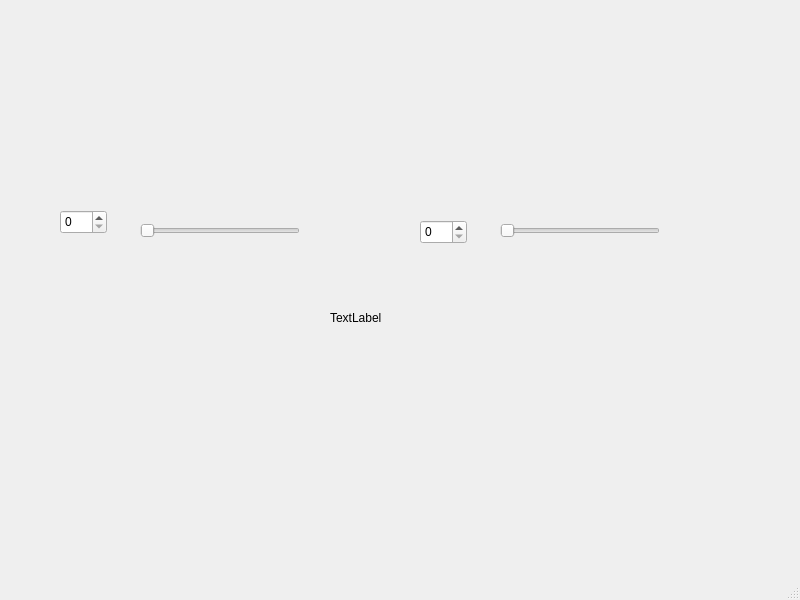
<?xml version="1.0" encoding="UTF-8"?>
<ui version="4.0">
 <class>MainWindow</class>
 <widget class="QMainWindow" name="MainWindow">
  <property name="geometry">
   <rect>
    <x>0</x>
    <y>0</y>
    <width>800</width>
    <height>600</height>
   </rect>
  </property>
  <property name="windowTitle">
   <string>MainWindow</string>
  </property>
  <widget class="QWidget" name="centralwidget">
   <widget class="QSlider" name="horizontalSlider">
    <property name="geometry">
     <rect>
      <x>140</x>
      <y>220</y>
      <width>160</width>
      <height>22</height>
     </rect>
    </property>
    <property name="orientation">
     <enum>Qt::Horizontal</enum>
    </property>
   </widget>
   <widget class="QSlider" name="horizontalSlider_2">
    <property name="geometry">
     <rect>
      <x>500</x>
      <y>220</y>
      <width>160</width>
      <height>22</height>
     </rect>
    </property>
    <property name="orientation">
     <enum>Qt::Horizontal</enum>
    </property>
   </widget>
   <widget class="QSpinBox" name="spinBox">
    <property name="geometry">
     <rect>
      <x>60</x>
      <y>210</y>
      <width>47</width>
      <height>24</height>
     </rect>
    </property>
   </widget>
   <widget class="QSpinBox" name="spinBox_2">
    <property name="geometry">
     <rect>
      <x>420</x>
      <y>220</y>
      <width>47</width>
      <height>24</height>
     </rect>
    </property>
   </widget>
   <widget class="QLabel" name="label">
    <property name="geometry">
     <rect>
      <x>330</x>
      <y>310</y>
      <width>59</width>
      <height>16</height>
     </rect>
    </property>
    <property name="text">
     <string>TextLabel</string>
    </property>
   </widget>
  </widget>
  <widget class="QMenuBar" name="menubar">
   <property name="geometry">
    <rect>
     <x>0</x>
     <y>0</y>
     <width>800</width>
     <height>22</height>
    </rect>
   </property>
  </widget>
  <widget class="QStatusBar" name="statusbar"/>
 </widget>
 <resources/>
 <connections/>
</ui>
